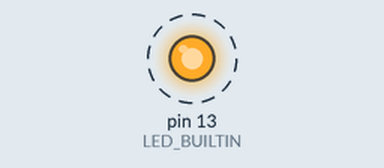
Simulated run of this sketch. Board: Arduino Uno, built with avr-gcc and run on an emulated ATmega328P. Shown: output pins drawn as LEDs (lit = HIGH). Dashed ring = blinking. What the sketch prints to the serial monitor is not drawn.

Above: at 0.2 s.
Timing chart, 0 to 3.5 s (numbered marks = the images above):
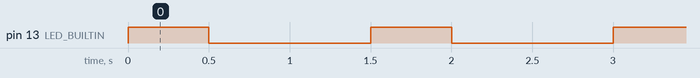

Measured:
- by itself, pin 13 (LED_BUILTIN): alternates HIGH for 0.50 s and LOW for 1.0 s

The sketch:

Blink.ino.ino
```cpp
void setup() {
  Serial.begin(9600);
  // put your setup code here, to run once:
  pinMode(LED_BUILTIN, OUTPUT);

}

void loop() {
  // put your main code here, to run repeatedly:
  Serial.println("LED On!");
  digitalWrite(LED_BUILTIN, HIGH);
  delay(500);
  Serial.println("LED Off!");
  digitalWrite(LED_BUILTIN, LOW);
  delay(1000);
}
```
